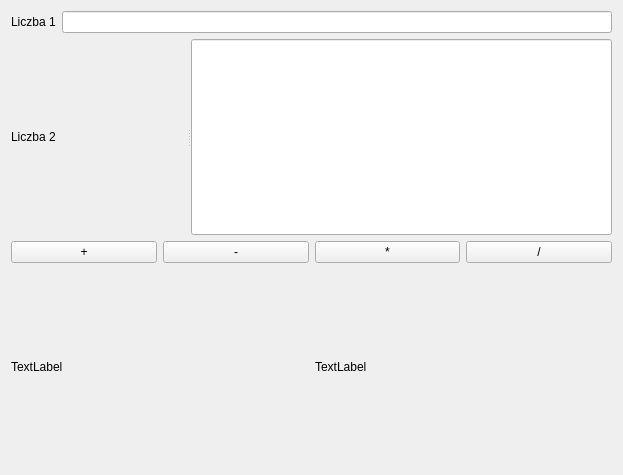
<?xml version="1.0" encoding="UTF-8"?>
<ui version="4.0">
 <class>Form</class>
 <widget class="QWidget" name="Form">
  <property name="geometry">
   <rect>
    <x>0</x>
    <y>0</y>
    <width>623</width>
    <height>475</height>
   </rect>
  </property>
  <property name="windowTitle">
   <string>Form</string>
  </property>
  <layout class="QVBoxLayout" name="verticalLayout_2">
   <item>
    <layout class="QVBoxLayout" name="verticalLayout">
     <item>
      <layout class="QHBoxLayout" name="horizontalLayout">
       <item>
        <widget class="QLabel" name="label">
         <property name="text">
          <string>Liczba 1</string>
         </property>
        </widget>
       </item>
       <item>
        <widget class="QLineEdit" name="lineEdit"/>
       </item>
      </layout>
     </item>
     <item>
      <widget class="QSplitter" name="splitter">
       <property name="orientation">
        <enum>Qt::Horizontal</enum>
       </property>
       <widget class="QLabel" name="label_2">
        <property name="text">
         <string>Liczba 2</string>
        </property>
       </widget>
       <widget class="QLineEdit" name="lineEdit_2"/>
      </widget>
     </item>
     <item>
      <layout class="QHBoxLayout" name="horizontalLayout_2">
       <item>
        <widget class="QPushButton" name="pushButton_1">
         <property name="text">
          <string>+</string>
         </property>
        </widget>
       </item>
       <item>
        <widget class="QPushButton" name="pushButton_2">
         <property name="text">
          <string>-</string>
         </property>
        </widget>
       </item>
       <item>
        <widget class="QPushButton" name="pushButton_3">
         <property name="text">
          <string>*</string>
         </property>
        </widget>
       </item>
       <item>
        <widget class="QPushButton" name="pushButton_4">
         <property name="text">
          <string>/</string>
         </property>
        </widget>
       </item>
      </layout>
     </item>
     <item>
      <layout class="QHBoxLayout" name="horizontalLayout_3">
       <item>
        <widget class="QLabel" name="label_3">
         <property name="text">
          <string>TextLabel</string>
         </property>
        </widget>
       </item>
       <item>
        <widget class="QLabel" name="label_4">
         <property name="text">
          <string>TextLabel</string>
         </property>
        </widget>
       </item>
      </layout>
     </item>
    </layout>
   </item>
  </layout>
 </widget>
 <resources/>
 <connections/>
</ui>
